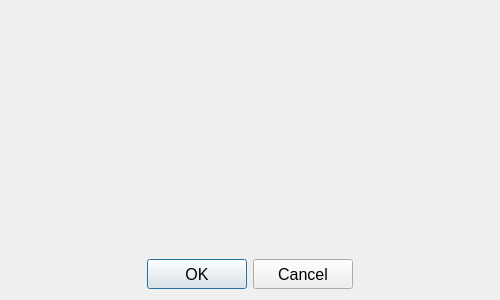
<?xml version="1.0" encoding="UTF-8"?>
<ui version="4.0">
 <class>AddDictionaryDialog</class>
 <widget class="QDialog" name="AddDictionaryDialog">
  <property name="geometry">
   <rect>
    <x>0</x>
    <y>0</y>
    <width>500</width>
    <height>300</height>
   </rect>
  </property>
  <property name="font">
   <font>
    <family>Tahoma</family>
    <pointsize>12</pointsize>
   </font>
  </property>
  <property name="windowTitle">
   <string>Add Dictionary</string>
  </property>
  <layout class="QGridLayout" name="gridLayout">
   <item row="0" column="0">
    <widget class="DictionaryWidget" name="dictionaryWidget" native="true">
     <property name="readOnly" stdset="0">
      <bool>false</bool>
     </property>
    </widget>
   </item>
   <item row="1" column="0">
    <layout class="QGridLayout" name="gridLayoutButtonGroup">
     <item row="0" column="1">
      <widget class="QPushButton" name="btnOK">
       <property name="minimumSize">
        <size>
         <width>100</width>
         <height>30</height>
        </size>
       </property>
       <property name="text">
        <string>OK</string>
       </property>
       <property name="icon">
        <iconset resource="Resource.qrc">
         <normaloff>:/icons/ok.png</normaloff>:/icons/ok.png</iconset>
       </property>
      </widget>
     </item>
     <item row="0" column="0">
      <spacer name="horizontalSpacerLeft">
       <property name="orientation">
        <enum>Qt::Horizontal</enum>
       </property>
       <property name="sizeHint" stdset="0">
        <size>
         <width>40</width>
         <height>20</height>
        </size>
       </property>
      </spacer>
     </item>
     <item row="0" column="2">
      <widget class="QPushButton" name="btnCancel">
       <property name="minimumSize">
        <size>
         <width>100</width>
         <height>30</height>
        </size>
       </property>
       <property name="text">
        <string>Cancel</string>
       </property>
       <property name="icon">
        <iconset resource="Resource.qrc">
         <normaloff>:/icons/cancel.png</normaloff>:/icons/cancel.png</iconset>
       </property>
      </widget>
     </item>
     <item row="0" column="3">
      <spacer name="horizontalSpacerRight">
       <property name="orientation">
        <enum>Qt::Horizontal</enum>
       </property>
       <property name="sizeHint" stdset="0">
        <size>
         <width>40</width>
         <height>20</height>
        </size>
       </property>
      </spacer>
     </item>
    </layout>
   </item>
  </layout>
 </widget>
 <layoutdefault spacing="6" margin="11"/>
 <customwidgets>
  <customwidget>
   <class>DictionaryWidget</class>
   <extends>QWidget</extends>
   <header>Widget/DictionaryWidget.h</header>
   <container>1</container>
  </customwidget>
 </customwidgets>
 <resources>
  <include location="Resource.qrc"/>
 </resources>
 <connections/>
</ui>
